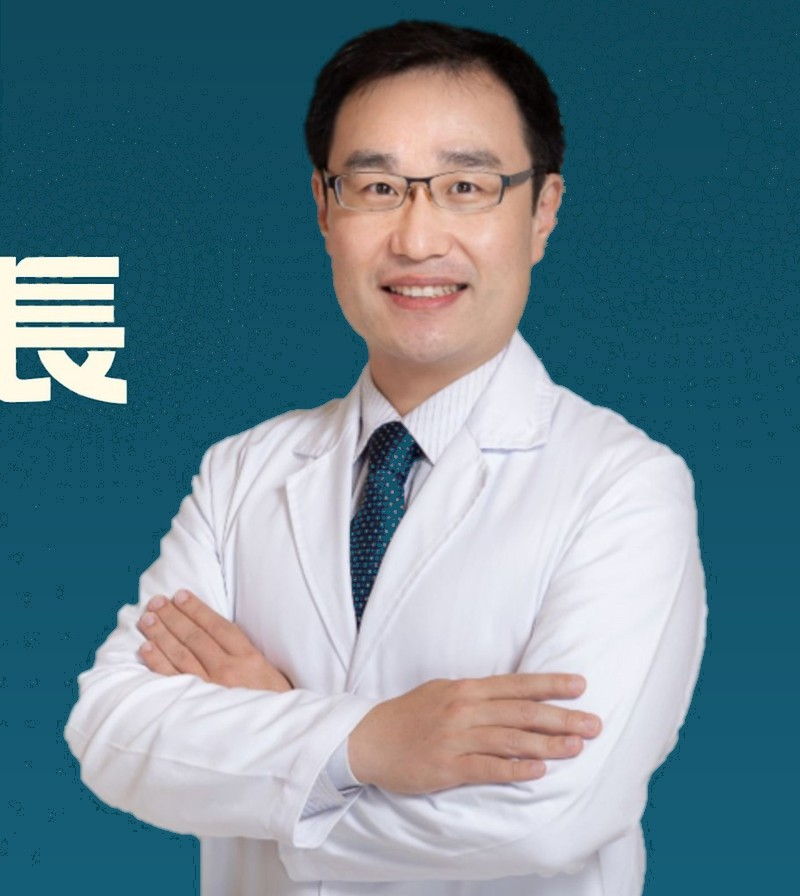
#> input picture assets/doctor-shih-with-bg.jpg, 800 x 896 px
$ python remove_text_from_photo.py
#> lines starting #> are read from the running program, lines starting #| are printed output that depends on the picture
#!/usr/bin/env python3
"""
檢查和編輯院長照片，去除文字"長"
"""

import os
from PIL import Image, ImageDraw, ImageFont
import sys

def check_image_info(image_path):
    """檢查圖片信息"""
    try:
        with Image.open(image_path) as img:
            print(f"📊 圖片信息: {os.path.basename(image_path)}")
            print(f"   格式: {img.format}")
            print(f"   尺寸: {img.size} (寬x高)")
            print(f"   模式: {img.mode}")
            print(f"   檔案大小: {os.path.getsize(image_path) / 1024:.1f} KB")
            return img
    except Exception as e:
        print(f"❌ 無法打開圖片 {image_path}: {e}")
        return None

def analyze_text_position(img, image_name):
    """分析文字可能的位置"""
    width, height = img.size

    print(f"\n🔍 分析 {image_name} 的文字位置:")
    print(f"   圖片尺寸: {width}x{height}")

    # 文字通常出現在這些位置
    possible_positions = [
        ("左上角", (0, 0, width//4, height//4)),
        ("右上角", (width*3//4, 0, width, height//4)),
        ("左下角", (0, height*3//4, width//4, height)),
        ("右下角", (width*3//4, height*3//4, width, height)),
        ("底部中央", (width//4, height*7//8, width*3//4, height)),
        ("頂部中央", (width//4, 0, width*3//4, height//8)),
    ]

    print("   可能的文字位置:")
    for name, (x1, y1, x2, y2) in possible_positions:
        print(f"   • {name}: ({x1},{y1})-({x2},{y2})")

    return possible_positions

def remove_text_from_image(input_path, output_path, text_areas):
    """嘗試去除文字"""
    try:
        with Image.open(input_path) as img:
            draw = ImageDraw.Draw(img)

            print(f"\n🔄 嘗試去除文字...")

            # 根據文字位置，使用周圍顏色填充
            for area_name, (x1, y1, x2, y2) in text_areas:
                print(f"   處理 {area_name} 區域...")

                # 獲取區域周圍的顏色
                sample_x = max(0, x1 - 10)
                sample_y = max(0, y1 - 10)

                # 取樣顏色
                if sample_x < img.width and sample_y < img.height:
                    sample_color = img.getpixel((sample_x, sample_y))

                    # 如果是RGBA模式，只取RGB
                    if len(sample_color) == 4:
                        sample_color = sample_color[:3]

                    # 填充矩形區域
                    draw.rectangle([x1, y1, x2, y2], fill=sample_color)

            # 保存圖片
            img.save(output_path, quality=95)
            print(f"✅ 已保存到: {output_path}")
            print(f"   新檔案大小: {os.path.getsize(output_path) / 1024:.1f} KB")

            return True

    except Exception as e:
        print(f"❌ 編輯失敗: {e}")
        return False

def main():
    print("🖼️ 院長照片文字去除工具")
    print("=" * 50)

    # 檢查兩張圖片
    images_to_check = [
        ("doctor-shih-with-bg.jpg", "原圖（可能有文字'長'）"),
        ("doctor-shih.jpg", "替代圖（檢查是否有文字）")
    ]

    for filename, description in images_to_check:
        filepath = f"assets/{filename}"
        if os.path.exists(filepath):
            img = check_image_info(filepath)
#> in check_image_info, img is the input picture: PIL image 800x896 RGB; mean R, G, B 105.7, 131.9, 142.9
#|    格式: JPEG
#|    尺寸: (800, 896) (寬x高)
#|    模式: RGB
            if img:
                analyze_text_position(img, filename)
#|    圖片尺寸: 800x896
                print()

    print("\n🎯 建議操作:")
    print("1. 直接編輯 doctor-shih-with-bg.jpg 去除文字")
    print("2. 或使用 doctor-shih.jpg（如果沒有文字）")
    print("3. 或手動編輯圖片")

    # 嘗試編輯原圖
    input_image = "assets/doctor-shih-with-bg.jpg"
    output_image = "assets/doctor-shih-cleaned.jpg"

    if os.path.exists(input_image):
        print(f"\n🛠️ 嘗試編輯 {input_image}...")

        with Image.open(input_image) as img:
            # 假設文字在右下角（常見位置）
            width, height = img.size
#> width = 800; height = 896
            text_areas = [
                ("右下角文字區域", (width*3//4, height*3//4, width, height)),
                ("底部文字區域", (width//3, height*7//8, width*2//3, height)),
            ]

            if remove_text_from_image(input_image, output_image, text_areas):
#> the loop in remove_text_from_image, `for area_name, (x1, y1, x2, y2) in text_areas:` made 2 passes
#> sample_color on passes 1 to 2: (236, 237, 241), (212, 210, 223)
#> in remove_text_from_image, `img.save(output_path, quality=95)`:
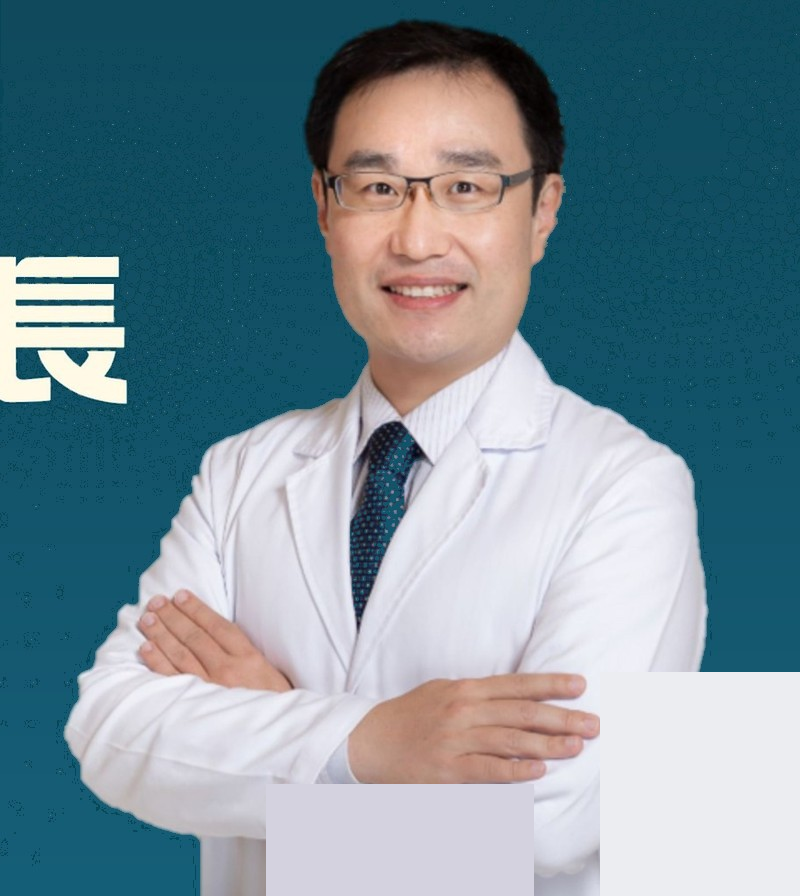
#> saved as doctor-shih-cleaned.jpg: PIL image 800x896 RGB; mean R, G, B 116.5, 139.7, 149.9
                print(f"\n✅ 已創建清理版本: {output_image}")
                print("💡 請檢查清理效果，然後更新網頁使用此圖片")
            else:
                print("❌ 清理失敗")

if __name__ == "__main__":
    main()
